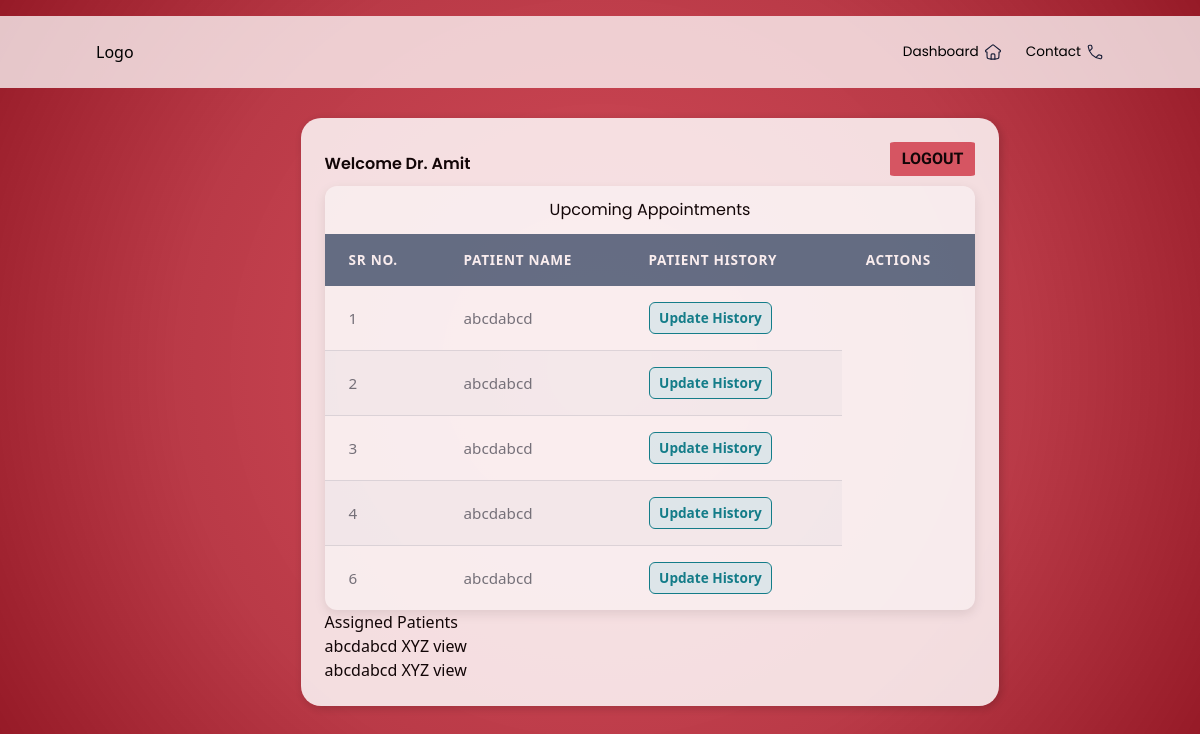
The app's page /doctor_dashboard/1, older data.
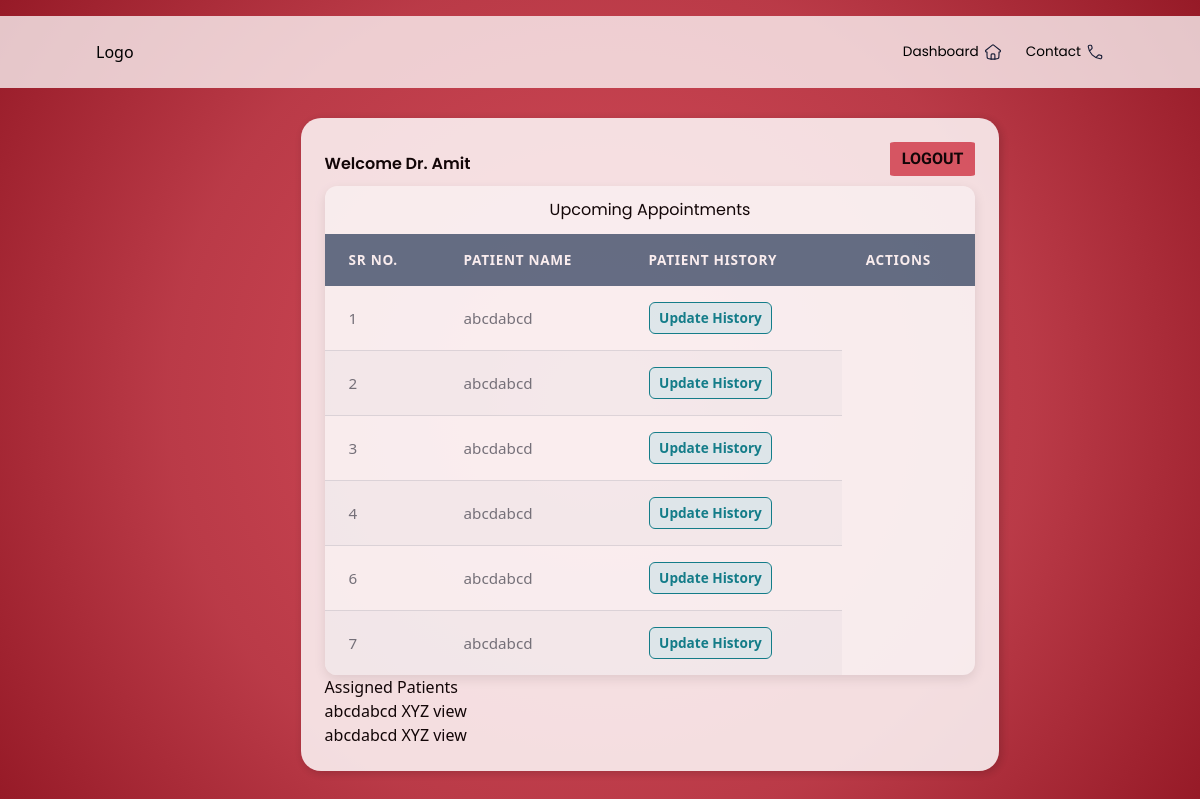
The same page, newer data.
### models.py (models this page shows)
class Appointment(db.Model):
    AppointmentID = db.Column(db.Integer, primary_key=True)
    PatientID = db.Column(db.Integer, db.ForeignKey('patient.PatientID'), nullable=False)
    DoctorID = db.Column(db.Integer, db.ForeignKey('doctor.DoctorID'), nullable=False)
    Date=db.Column(db.Date)
    Time = db.Column(db.String)
    Purpose=db.Column(db.String)
    Status=db.Column(db.Enum("Booked","Completed","Cancelled"),
        nullable=False,
        default='Booked'
    )
    patient = db.relationship('Patient', back_populates='appointments')
    doctor = db.relationship('Doctor', back_populates='appointments')

class Patient(db.Model):
    PatientID = db.Column(db.Integer, primary_key=True)
    FirstName = db.Column(db.String,nullable=False)
    LastName = db.Column(db.String,nullable=False)
    Username= db.Column(db.String, nullable=False)
    Password = db.Column(db.String, nullable=False)
    appointments = db.relationship('Appointment', back_populates='patient', cascade="all, delete")
    histories = db.relationship('PatientHistory', back_populates='patient', cascade="all, delete")

### routes/doctor.py (the view)
@app.route('/doctor_dashboard/<int:doctorID>')
def doctor_dashboard(doctorID):
    doctor = Doctor.query.get(doctorID)
    appointments = Appointment.query.filter_by(DoctorID=doctorID).all()
    patient_map = {
        entry.PatientID: Patient.query.get(entry.PatientID)
        for entry in appointments
    }
    patient_ids = {appt.PatientID for appt in appointments}
    assigned_patients = Patient.query.filter(Patient.PatientID.in_(patient_ids)).all()
    return render_template("doctor_dashboard.html", doctor=doctor,appointments=appointments, patient_map=patient_map, assigned_patients=assigned_patients)

### templates/doctor_dashboard.html (shortened to what this page needs)
<!DOCTYPE html>
<html lang="en">
<head>
    <link rel="stylesheet" href="..\static\style.css">
    <script src="https://cdn.tailwindcss.com"></script>
</head>
<body>
    <header>
        <nav>
        <div class="logo">
            <h2>Logo</h2>
        </div>
        <div class="nav-icons">
            <ul>
            <li>Dashboard </li>
            <li>Contact </li>
            </ul>
        </div>
        </nav>
    </header>
    <main>
        <div id="pageC">
            <div class="container">
                <div class="title">
                    <h3>Welcome Dr. {{ doctor.FirstName }}</h3>
                    <a href="{{ url_for('login') }}"><button class="logout">LOGOUT</button></a>
                </div>
                <div class="content">
                    <div class="appointments">
                        <h3>Upcoming Appointments</h3>
                        <table class="appointments-table">
                            <thead>
                                <tr>
                                    <th>Sr No.</th>
                                    <th>Patient Name</th>
                                    <th>Patient History</th>
                                    <th>Actions</th>
                                </tr>
                            </thead>
                        <tbody>
                            {% for appt in appointments %}
                                <tr>
                                    <td data-label="Sr No.">{{ appt.AppointmentID }}</td>
                                    <td data-label="Patient Name">{{ patient_map[appt.PatientID].FirstName }}</td>
                                    <td data-label="Patient History">
                                        <a href="{{ url_for('update_history', doctor_id=appt.DoctorID, patient_id=appt.PatientID) }}">
                                            Update History
                                        </a>
                                    </td>
                                </tr>
                            {% else %}
                                <tr>
                                    <td colspan="4">No upcoming appointments</td>
                                </tr>
                            {% endfor %}
                        </tbody>
                        </table>
                    </div>
                    <h3>Assigned Patients</h3>
                    <div class="assigned-patients">
                        {% for patient in assigned_patients %}
                            <div class="patient-row">
                                <span>{{ patient.FirstName }} {{ patient.LastName }}</span>
                                <a href="{{ url_for('view_patient_history', patient_id=patient.PatientID, doctorID=doctor.DoctorID) }}">view</a>
                            </div>
                        {% else %}
                            <p>No assigned patients</p>
                        {% endfor %}
                    </div>
                </div>
            </div>
        </div>
    </main>
</body>
</html>

Row changes from the older to the newer data that the page shows:
added Appointment: AppointmentID "7", PatientID.FirstName "abcdabcd"
